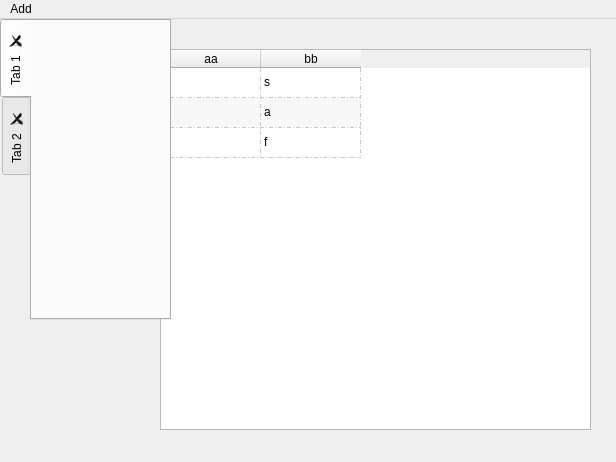
<?xml version="1.0" encoding="UTF-8"?>
<ui version="4.0">
 <class>MainWindow</class>
 <widget class="QMainWindow" name="MainWindow">
  <property name="geometry">
   <rect>
    <x>0</x>
    <y>0</y>
    <width>616</width>
    <height>462</height>
   </rect>
  </property>
  <property name="windowTitle">
   <string>MainWindow</string>
  </property>
  <property name="tabShape">
   <enum>QTabWidget::Triangular</enum>
  </property>
  <widget class="QWidget" name="centralwidget">
   <widget class="QTableWidget" name="tableWidget">
    <property name="geometry">
     <rect>
      <x>160</x>
      <y>30</y>
      <width>431</width>
      <height>381</height>
     </rect>
    </property>
    <property name="autoFillBackground">
     <bool>false</bool>
    </property>
    <property name="frameShadow">
     <enum>QFrame::Raised</enum>
    </property>
    <property name="lineWidth">
     <number>7</number>
    </property>
    <property name="midLineWidth">
     <number>4</number>
    </property>
    <property name="editTriggers">
     <set>QAbstractItemView::AllEditTriggers</set>
    </property>
    <property name="alternatingRowColors">
     <bool>true</bool>
    </property>
    <property name="selectionMode">
     <enum>QAbstractItemView::ExtendedSelection</enum>
    </property>
    <property name="selectionBehavior">
     <enum>QAbstractItemView::SelectRows</enum>
    </property>
    <property name="verticalScrollMode">
     <enum>QAbstractItemView::ScrollPerItem</enum>
    </property>
    <property name="showGrid">
     <bool>true</bool>
    </property>
    <property name="gridStyle">
     <enum>Qt::DashDotLine</enum>
    </property>
    <property name="sortingEnabled">
     <bool>false</bool>
    </property>
    <property name="wordWrap">
     <bool>false</bool>
    </property>
    <property name="cornerButtonEnabled">
     <bool>false</bool>
    </property>
    <attribute name="horizontalHeaderHighlightSections">
     <bool>false</bool>
    </attribute>
    <attribute name="verticalHeaderVisible">
     <bool>false</bool>
    </attribute>
    <row>
     <property name="text">
      <string>ss</string>
     </property>
    </row>
    <row>
     <property name="text">
      <string>aa</string>
     </property>
    </row>
    <row>
     <property name="text">
      <string>ff</string>
     </property>
    </row>
    <column>
     <property name="text">
      <string>aa</string>
     </property>
    </column>
    <column>
     <property name="text">
      <string>bb</string>
     </property>
    </column>
    <item row="0" column="0">
     <property name="text">
      <string>s</string>
     </property>
    </item>
    <item row="0" column="1">
     <property name="text">
      <string>s</string>
     </property>
    </item>
    <item row="1" column="0">
     <property name="text">
      <string>a</string>
     </property>
    </item>
    <item row="1" column="1">
     <property name="text">
      <string>a</string>
     </property>
    </item>
    <item row="2" column="0">
     <property name="text">
      <string>f</string>
     </property>
    </item>
    <item row="2" column="1">
     <property name="text">
      <string>f</string>
     </property>
    </item>
   </widget>
   <widget class="QTabWidget" name="tabWidget">
    <property name="geometry">
     <rect>
      <x>0</x>
      <y>0</y>
      <width>171</width>
      <height>301</height>
     </rect>
    </property>
    <property name="whatsThis">
     <string/>
    </property>
    <property name="autoFillBackground">
     <bool>false</bool>
    </property>
    <property name="tabPosition">
     <enum>QTabWidget::West</enum>
    </property>
    <property name="tabShape">
     <enum>QTabWidget::Rounded</enum>
    </property>
    <property name="currentIndex">
     <number>0</number>
    </property>
    <property name="elideMode">
     <enum>Qt::ElideRight</enum>
    </property>
    <property name="documentMode">
     <bool>false</bool>
    </property>
    <property name="tabsClosable">
     <bool>true</bool>
    </property>
    <property name="movable">
     <bool>true</bool>
    </property>
    <property name="tabBarAutoHide">
     <bool>false</bool>
    </property>
    <widget class="QWidget" name="tab">
     <attribute name="title">
      <string>Tab 1</string>
     </attribute>
    </widget>
    <widget class="QWidget" name="tab_2">
     <attribute name="title">
      <string>Tab 2</string>
     </attribute>
    </widget>
   </widget>
  </widget>
  <widget class="QMenuBar" name="menubar">
   <property name="geometry">
    <rect>
     <x>0</x>
     <y>0</y>
     <width>616</width>
     <height>30</height>
    </rect>
   </property>
   <widget class="QMenu" name="menuAdd">
    <property name="title">
     <string>Add</string>
    </property>
    <addaction name="actionAdd_Asset"/>
    <addaction name="actionAdd_Strategy"/>
   </widget>
   <addaction name="menuAdd"/>
  </widget>
  <action name="actionAdd_Asset">
   <property name="text">
    <string>Add Asset</string>
   </property>
  </action>
  <action name="actionAdd_Strategy">
   <property name="text">
    <string>Add Strategy?</string>
   </property>
  </action>
 </widget>
 <resources/>
 <connections/>
</ui>
